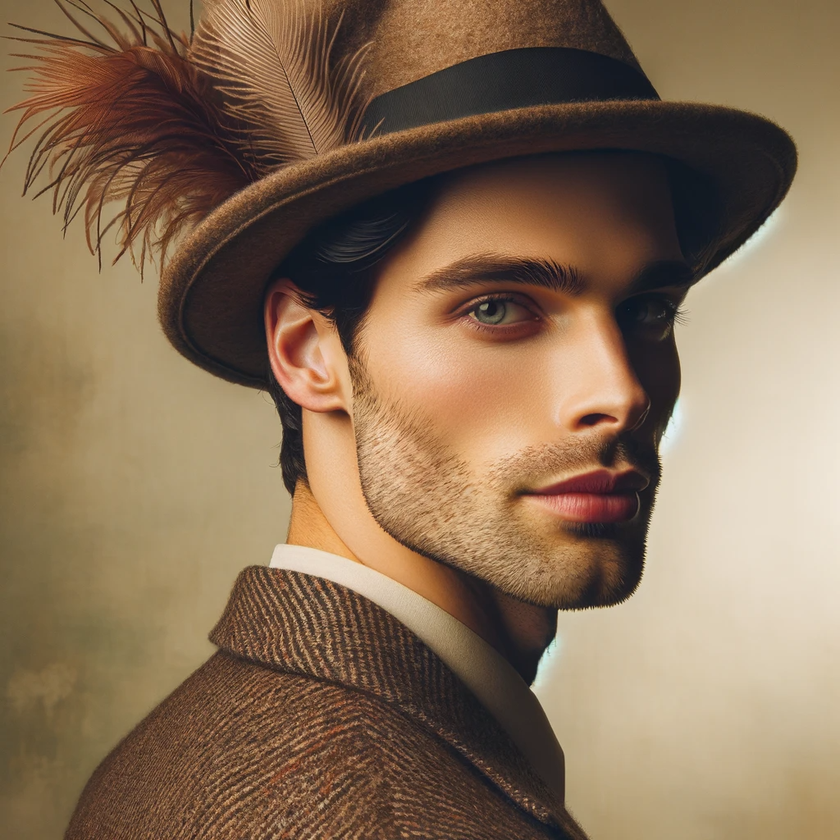
#> input picture img/like_lenna.png, 840 x 840 px, shrunk from 1024 x 1024 before the run
$ python threshold.py
#> lines starting #> are read from the running program, lines starting #| are printed output that depends on the picture; after the words box and inside, x2 and y2 are one past the last pixel; in counts of white or black regions, pixels touching at a corner belong together
import cv2
import numpy as np
import matplotlib.pylab as plt

# 이미지를 그레이 스케일로 읽기
img = cv2.imread('../img/like_lenna.png', cv2.IMREAD_GRAYSCALE)
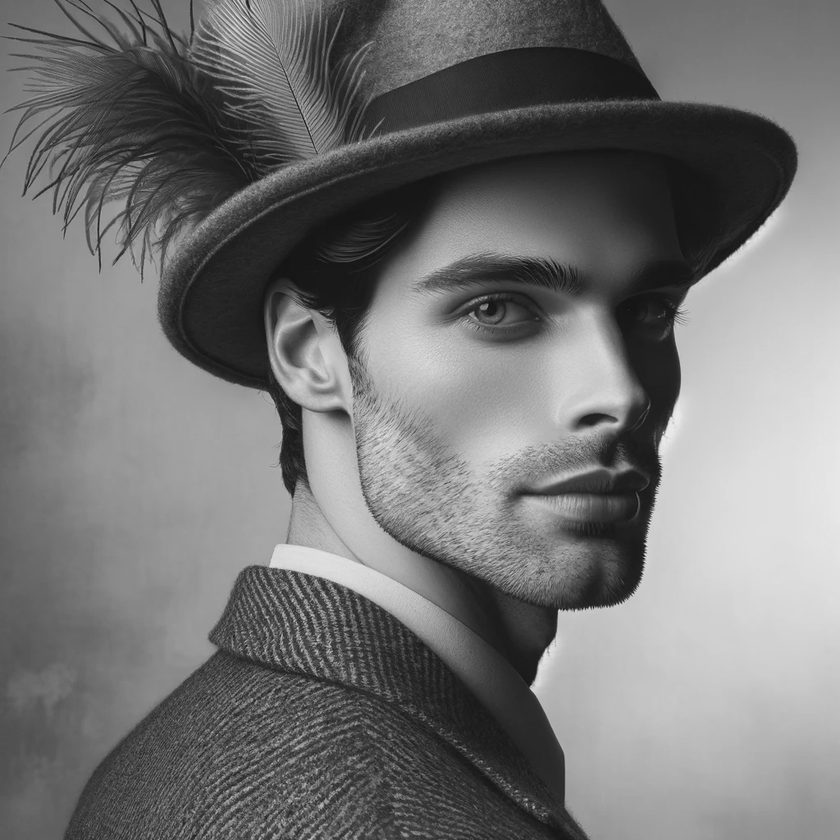
#> img: shape (840, 840); min 12, max 235, mean 116.2
# 경계 값을 130으로 지정  ---①
_, t_140 = cv2.threshold(img, 140, 255, cv2.THRESH_BINARY)
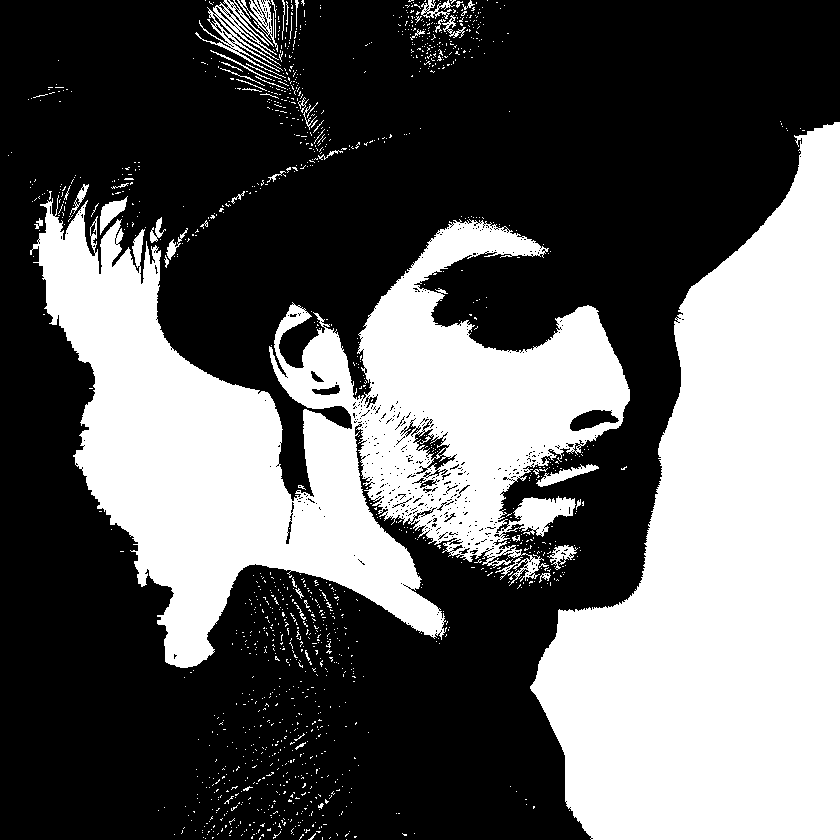
#> t_140: shape (840, 840); 38.1% white; 1394 white regions (1341 under 20 px), largest, box (x1, y1, x2, y2) and area: (530, 122, 840, 840) 134599, (30, 195, 630, 668) 125065, (195, 0, 286, 78) 1555
# 경계 값을 지정하지 않고 OTSU 알고리즘 선택 ---②
t, t_otsu = cv2.threshold(img, -1, 255,  cv2.THRESH_BINARY | cv2.THRESH_OTSU)
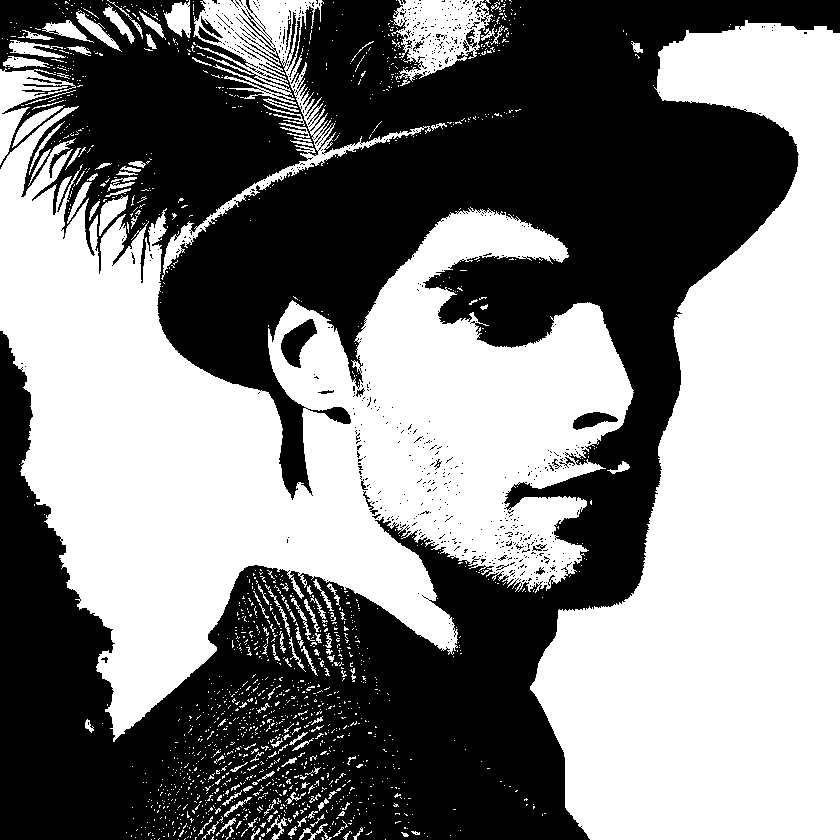
#> t_otsu: shape (840, 840); 50.8% white; 701 black regions (670 under 20 px), largest, box (x1, y1, x2, y2) and area: (0, 0, 840, 840) 342450, (281, 319, 317, 368) 898, (573, 412, 618, 430) 458
#> t = 115
print('otsu threshold:', t)                 # Otsu 알고리즘으로 선택된 경계 값 출력
#| otsu threshold: 115.0

imgs = {'Original': img, 't:140':t_140, 'otsu:%d'%t: t_otsu}
for i , (key, value) in enumerate(imgs.items()):
    plt.subplot(1, 3, i+1)
    plt.title(key)
    plt.imshow(value, cmap='gray')
    plt.xticks([]); plt.yticks([])
#> this loop made 3 passes
#> key on passes 1 to 3: 'Original', 't:140', 'otsu:115'

plt.show()
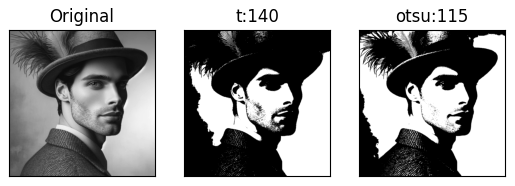
#> figure drawn by matplotlib, 3 panels

$ run again, with img/NewsDesk.jpg saved as img/like_lenna.png
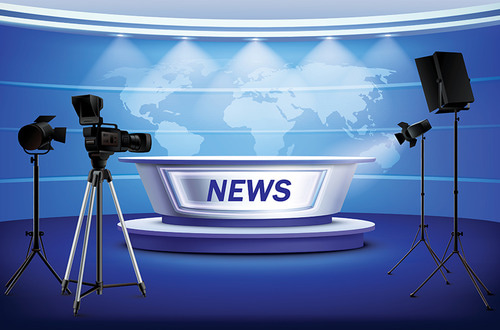
#> input picture img/NewsDesk.jpg, 500 x 330 px
#> `_, t_140 = cv2.threshold(img, 140, 255, cv2.THRESH_BINARY)`:
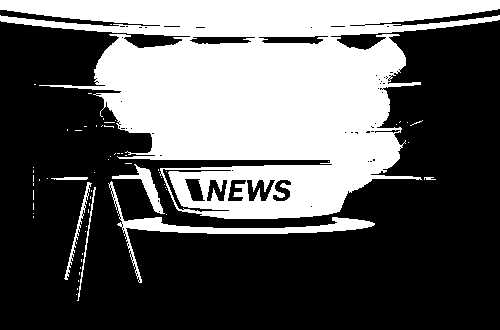
#> t_140: shape (330, 500); 36.5% white; 64 white regions (57 under 20 px), largest, box (x1, y1, x2, y2) and area: (0, 0, 500, 219) 56482, (108, 181, 375, 283) 2285, (112, 164, 165, 214) 590
#> t_otsu: shape (330, 500); 38.6% white; 77 white regions (68 under 20 px), largest, box (x1, y1, x2, y2) and area: (0, 0, 500, 219) 60256, (108, 181, 375, 283) 2378, (64, 182, 92, 280) 393
#> t = 130
#| otsu threshold: 130.0
#> the loop `for i , (key, value) in enumerate(imgs.items()):` made 3 passes
#> key on passes 1 to 3: 'Original', 't:140', 'otsu:130'
#> `plt.show()`:
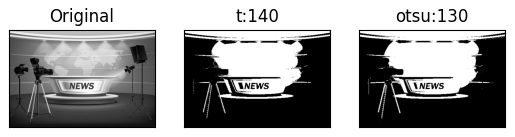
#> figure drawn by matplotlib, 3 panels

$ run again, with img/man_chromakey.jpg saved as img/like_lenna.png
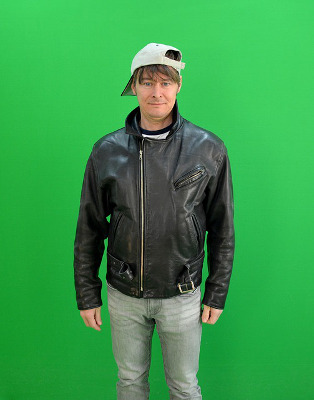
#> input picture img/man_chromakey.jpg, 314 x 400 px
#> `_, t_140 = cv2.threshold(img, 140, 255, cv2.THRESH_BINARY)`:
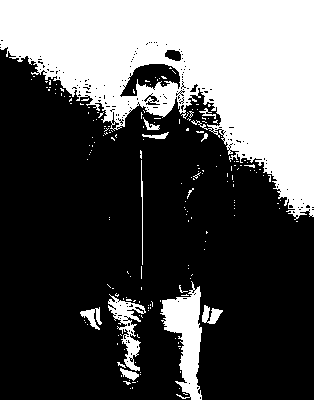
#> t_140: shape (400, 314); 33% white; 191 white regions (177 under 20 px), largest, box (x1, y1, x2, y2) and area: (0, 0, 314, 220) 36377, (160, 281, 202, 400) 2503, (108, 294, 146, 371) 977
#> t_otsu: shape (400, 314); 81.3% white; 96 black regions (86 under 20 px), largest, box (x1, y1, x2, y2) and area: (73, 99, 235, 324) 21901, (139, 315, 156, 400) 545, (121, 64, 170, 96) 436
#> t = 88
#| otsu threshold: 88.0
#> the loop `for i , (key, value) in enumerate(imgs.items()):` made 3 passes
#> key on passes 1 to 3: 'Original', 't:140', 'otsu:88'
#> `plt.show()`:
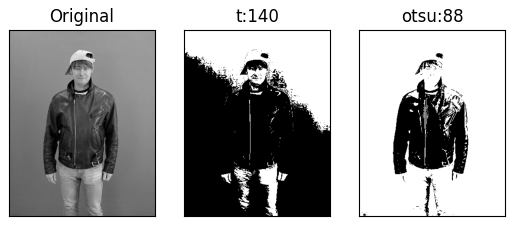
#> figure drawn by matplotlib, 3 panels
